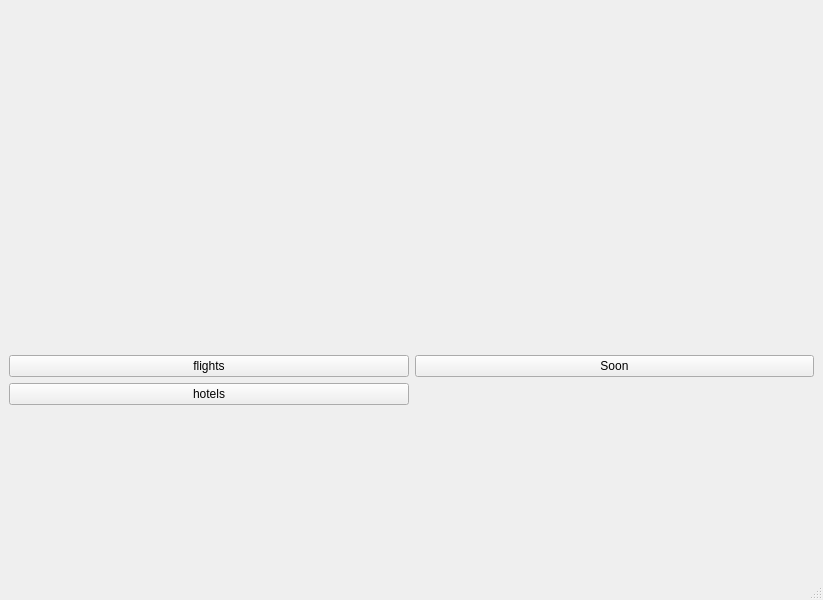
<?xml version="1.0" encoding="UTF-8"?>
<ui version="4.0">
 <class>CustomerWindow</class>
 <widget class="QMainWindow" name="CustomerWindow">
  <property name="geometry">
   <rect>
    <x>0</x>
    <y>0</y>
    <width>823</width>
    <height>600</height>
   </rect>
  </property>
  <property name="windowTitle">
   <string>MainWindow</string>
  </property>
  <widget class="QWidget" name="centralwidget">
   <layout class="QGridLayout" name="gridLayout_2">
    <item row="0" column="0">
     <widget class="QLabel" name="welcomeLabel">
      <property name="sizePolicy">
       <sizepolicy hsizetype="Expanding" vsizetype="Fixed">
        <horstretch>0</horstretch>
        <verstretch>0</verstretch>
       </sizepolicy>
      </property>
      <property name="minimumSize">
       <size>
        <width>0</width>
        <height>0</height>
       </size>
      </property>
      <property name="text">
       <string/>
      </property>
      <property name="scaledContents">
       <bool>true</bool>
      </property>
     </widget>
    </item>
    <item row="1" column="0">
     <layout class="QGridLayout" name="gridLayout">
      <item row="3" column="0">
       <widget class="QPushButton" name="hotelswinBtn">
        <property name="text">
         <string>hotels</string>
        </property>
       </widget>
      </item>
      <item row="0" column="1">
       <widget class="QPushButton" name="pushButton_2">
        <property name="text">
         <string>Soon</string>
        </property>
       </widget>
      </item>
      <item row="0" column="0">
       <widget class="QPushButton" name="flightwinBtn">
        <property name="text">
         <string>flights</string>
        </property>
       </widget>
      </item>
     </layout>
    </item>
   </layout>
  </widget>
  <widget class="QMenuBar" name="menubar">
   <property name="geometry">
    <rect>
     <x>0</x>
     <y>0</y>
     <width>823</width>
     <height>25</height>
    </rect>
   </property>
  </widget>
  <widget class="QStatusBar" name="statusbar"/>
 </widget>
 <resources/>
 <connections/>
</ui>
